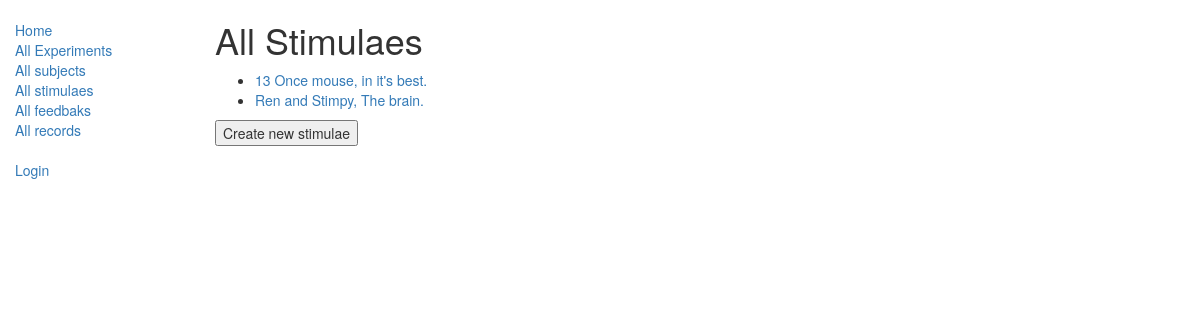
Screenshot of /lablog/stimulaes/ with the database file from the repository.
### lablog/models.py (models this page shows)
class Stimulae(models.Model):
    name = models.CharField(max_length=200, help_text="Enter stimulate description and resourse reference")
    def __str__(self):
        return self.name

### lablog/views.py (the view)
class StimulaeListView(generic.ListView):
    model = Stimulae
    paginate_by = 10

### lablog/templates/lablog/stimulae_list.html
{% extends "base_generic.html" %}
{% block content %}
<h1>All Stimulaes</h1>
{% if stimulae_list %}
<ul>
{% for stimulae in stimulae_list %}
<li>
      <a href="{{ stimulae.get_absolute_url }}">{{ stimulae }}</a>
</li>
{% endfor %}
</ul>
{% else %}
<p>There are no stimulae.</p>
{% endif %}
<form>
<input type="button" value="Create new stimulae" onclick="window.location.href='{% url 'stimulae_create'%}'" />
</form>
{% endblock %}

### rows the page displays
Stimulae: name "13 Once mouse, in it's best."
Stimulae: name "Ren and Stimpy, The brain."
